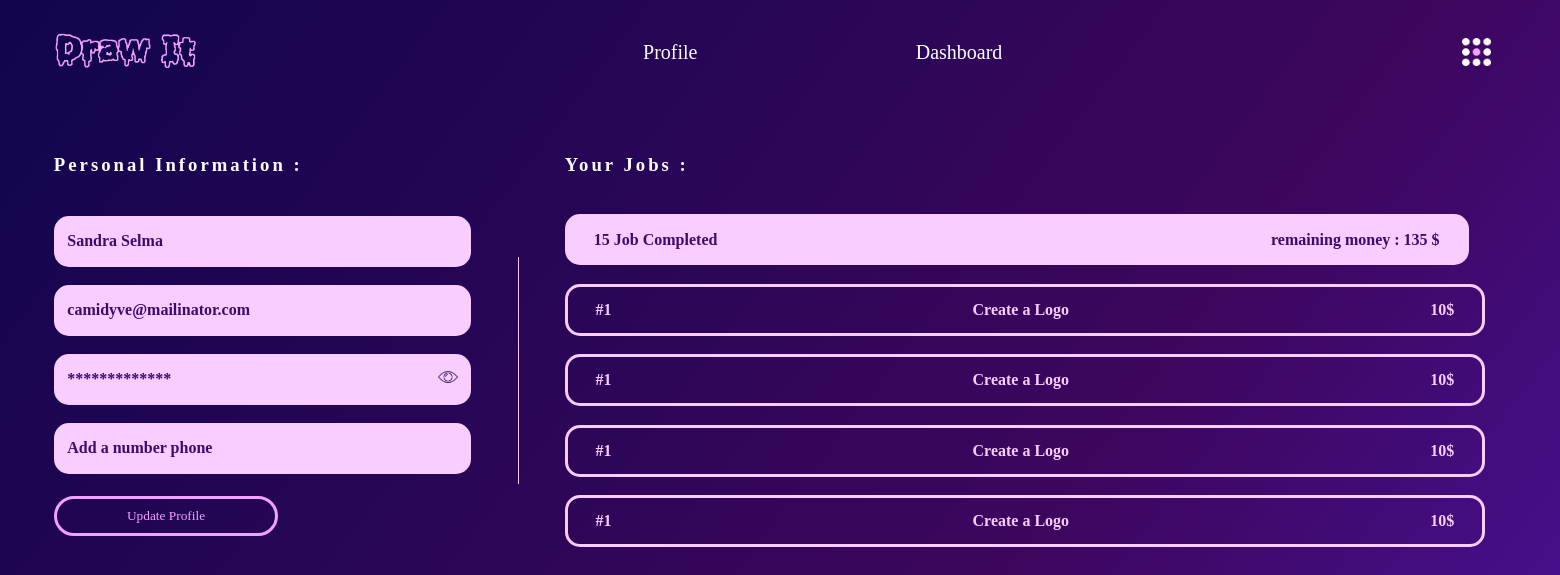
The app's page /code/pages/client_profile (signed in) with its own data.
### tables this page shows
CREATE TABLE `users` (
  `id_user` int(11) NOT NULL,
  `fname` varchar(100) NOT NULL,
  `lname` varchar(100) NOT NULL,
  `email` varchar(100) NOT NULL,
  `pwd` varchar(100) NOT NULL,
  `role` varchar(100) NOT NULL,
  `situation` varchar(10) NOT NULL
);

### code/app/libraries/core.php (called while the page is built, shortened)
<?php
class core
{
    protected $method = 'index';
    public function __construct()
    {
        $url = $this->getUrl();
        if (isset($url[0])) {
            if (file_exists('../app/controller/' . $url[0] . '.controller.php')) {
                unset($url[0]);
            }
        }
        $this->controller = new $this->controller;
        if (isset($url[1])) {
            if (method_exists($this->controller, $url[1])) {
                $this->method = $url[1];
                unset($url[1]);
            }
        }
        $this->param = $url ? array_values($url) : [];
        call_user_func_array([$this->controller, $this->method], $this->param);
    }
    public function getUrl()
    {
        if (isset($_GET['url'])) {
            $url = $_GET['url'];
            $url = filter_var($url, FILTER_SANITIZE_URL);
            $url = rtrim($url, '/');
            $url = explode('/', $url);
            return $url;
        }
    }
}

### code/public/index.php (called while the page is built, shortened)
<?php
    $ROUT = new core();

### code/app/libraries/database.php (called while the page is built, shortened)
<?php
class database
{
    private $host = db_host;
    private $user = db_user;
    private $psw = db_psw;
    private $dbName = db_name;
    private $conn;
    private $stmt;
    public function __construct()
    {
        $dns = 'mysql:host=' . $this->host . ';dbname=' . $this->dbName;
        try {
            $this->conn = new PDO($dns, $this->user, $this->psw);
            $this->conn->setAttribute(PDO::ATTR_ERRMODE, PDO::ERRMODE_EXCEPTION);
        } catch (PDOException $e) {
            echo "Connection failed: " . $e->getMessage();
        }
    }
    public function query($sql)
    {
        $this->stmt = $this->conn->prepare($sql);
    }
    public function bind($param, $value, $type = null)
    {
        if (is_null($type)) {
            switch (true) {
                default:
                    $type = pdo::PARAM_STR;
            }
        }
        $this->stmt->bindValue($param, $value, $type);
    }
    public function fetchAll()
    {
        $this->stmt->execute();
        $results = $this->stmt->fetchAll(PDO::FETCH_OBJ);
        return $results;
    }
}

### code/app/model/user.model.php (called while the page is built, shortened)
<?php
class user extends database
{
    public function __construct()
    {
        $this->db= new database;
    }
    public function getUserById(){
        $this->db->query("SELECT * FROM users WHERE id_user = :id");
        $this->db->bind(':id', $_SESSION['id']);
        $user = $this->db->fetchAll();
        return $user;
    }
}

### code/app/view/client/profile.view.php (the view, shortened to what this page needs)
<?php include APPROOT . '/view/include-client/header.php'; ?>
<div class="profile-content">
    <div class="info-profile">
        <h3>Personal Information :</h3>
        <?php
            if (isset($data["user"])){
            foreach ($data["user"] as $info){ ?>
        <div class="info">
            <div><p><?php echo $info->fname;?>&nbsp;<?php echo $info->lname; ?></p></div>
            <div><p><?php echo $info->email; ?></p></div>
            <div class="pwd-hide"><p>*************</p><a onclick="showPwd()"><img src="<?php echo URLROOT ?>img/vue.png"></a></div>
            <div><p>Add a number phone</p></div>
        </div>
        <?php }} ?>
        <button class="update-info">Update Profile</button>
    </div>
    <div class="jobs-profile">
    <h3>Your Jobs :</h3>
        <div class="all-jobs-profile">
            <div class="head-jobs">
                <p>15 Job Completed</p>
                <p>remaining money : 135 $</p>
            </div>
            <div class="single-jobs">
                <div class="job">
                    <p>#1</p>
                    <p>Create a Logo</p>
                    <p>10$</p>
                </div>
                <div class="job">
                    <p>#1</p>
                    <p>Create a Logo</p>
                    <p>10$</p>
                </div>
                <div class="job">
                    <p>#1</p>
                    <p>Create a Logo</p>
                    <p>10$</p>
                </div>
                <div class="job">
                    <p>#1</p>
                    <p>Create a Logo</p>
                    <p>10$</p>
                </div>
    </div>
</div>

### code/public/css/dashboard.css (style rules this page uses)
.dashboard-page { background-image: url(../img/back.png); background-repeat: no-repeat; background-size: cover; height: 94vh; width: 98vw; overflow: hidden; }

### code/public/css/profile.css (style rules this page uses)
.profile-content { display: flex; flex-direction: row; justify-content: space-between; margin-top: 4%; font-family: "Itim", cursive; }
.jobs-profile { width: 65%; height: 195px; color:white; padding-left: 3%; }
.info-profile { width: 30%; height: 195px; color:white; padding-left: 3%; }
.update-info { border: solid 3px #F3A1FF; border-radius: 20px; width: 50%; height: 40px; background: none; color: #F3A1FF; margin-top: 5%; cursor:pointer; font-family: "Itim", cursive; }
.info div { background-color: #F9CDFF; color: #40096E; padding: 0.5px 3%; margin-top: 4%; border-radius: 15px; width: 87%; font-size: 16px; font-weight: bold; }
.info { margin-top: 9%; }
.info-profile h3 { letter-spacing: 3px; }
.head-jobs { background-color: #F9CDFF; color: #40096E; padding: 0.5px 3%; margin-top: 4%; border-radius: 15px; width: 87%; font-size: 16px; font-weight: bold; display: flex; justify-content: space-between; align-items: center; }
.job { border:solid 3px #F9CDFF; color: #F9CDFF; padding: 0.5px 3%; margin-top: 2%; border-radius: 15px; font-size: 16px; font-weight: bold; height: 45px; display: flex; justify-content: space-between; align-items: center; width: 93%; }
.jobs-profile h3 { letter-spacing: 3px; }
.single-jobs { overflow-x: auto; height: 290px; width: 95%; }
.pwd-hide { display:flex; justify-content:space-between; align-items: center; }
.pwd-hide img, .pwd-show img { width:20px; cursor: pointer; }

### records on screen
users: fname "Sandra", lname "Selma", email "camidyve@mailinator.com"
